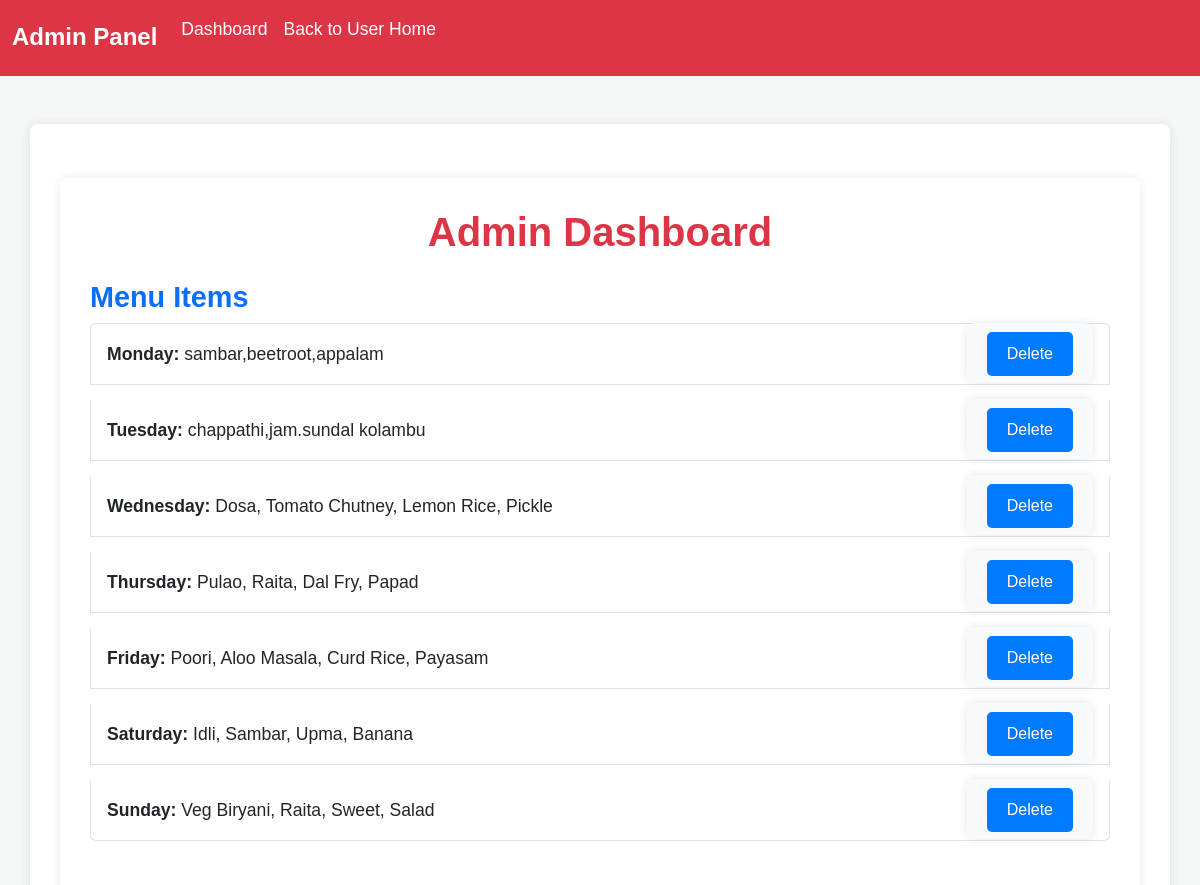
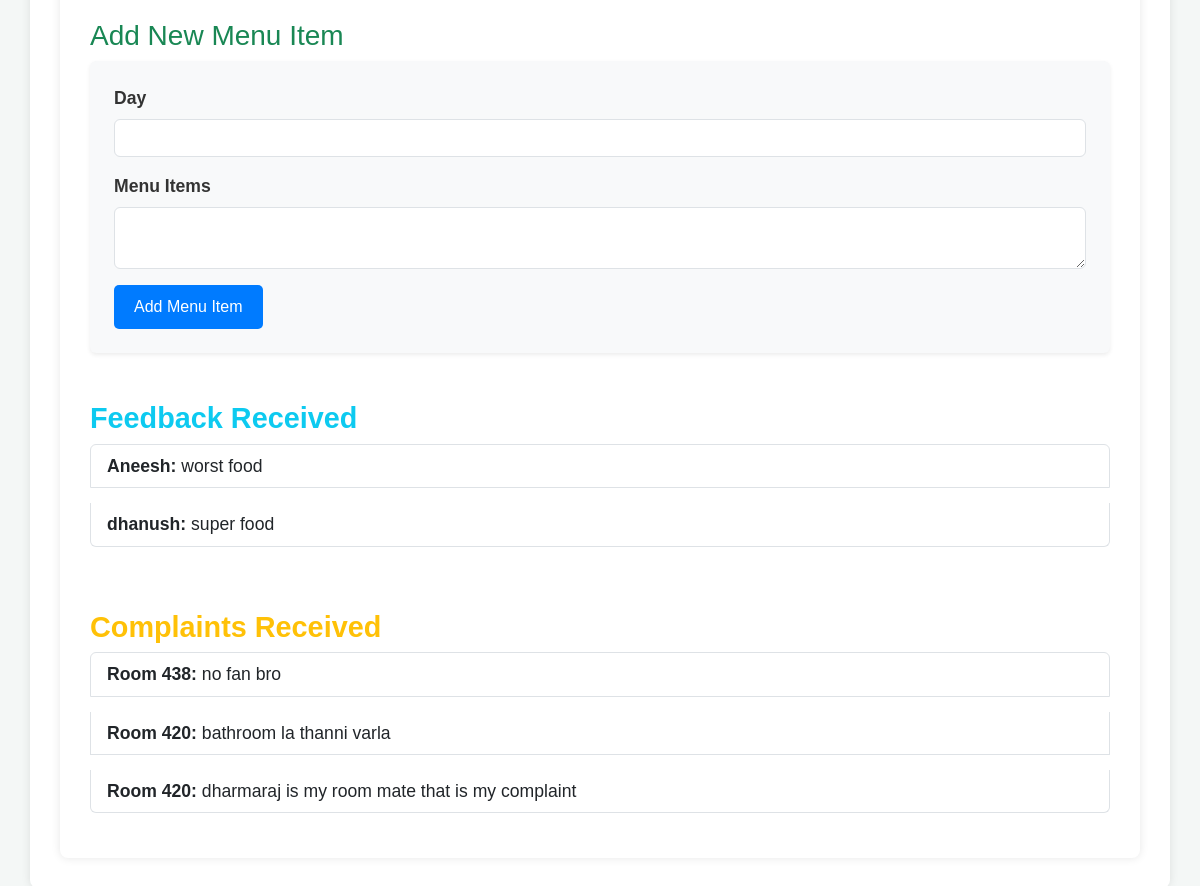
Page /admin/dashboard (signed in) on the committed database (2 pictures, top to bottom).
### app/models.py (models this page shows, shortened)
class Menu(db.Model):
    id = db.Column(db.Integer, primary_key=True)
    day = db.Column(db.String(20), nullable=False)
    items = db.Column(db.Text, nullable=False)

class Feedback(db.Model):
    id = db.Column(db.Integer, primary_key=True)
    name = db.Column(db.String(120), nullable=False)
    message = db.Column(db.String(500), nullable=False)

class Complaint(db.Model):
    id = db.Column(db.Integer, primary_key=True)
    user_id = db.Column(db.Integer, db.ForeignKey('user.id'), nullable=False)
    room = db.Column(db.String(20), nullable=False)
    issue = db.Column(db.Text, nullable=False)
    date_created = db.Column(db.DateTime, default=datetime.utcnow)
    user = db.relationship('User', backref='complaints', lazy=True)

### app/main_routes.py (the view)
@main.route('/admin/dashboard')
@login_required
def admin_dashboard():
    if current_user.role != 'admin':
        return redirect(url_for('main.index'))
    menu_items = Menu.query.all()
    menu_items = sorted(menu_items, key=lambda m: WEEKDAYS.index(m.day))
    feedbacks = Feedback.query.all()
    complaints = Complaint.query.all()
    return render_template(
        'admin_dashboard.html',
        menu_items=menu_items,
        feedbacks=feedbacks,
        complaints=complaints
    )

### app/__init__.py (called while the page is built)
def create_app():
    app = Flask(__name__, static_folder='static')
    app.config['SECRET_KEY'] = 'your-secret-key'
    app.config['SQLALCHEMY_DATABASE_URI'] = 'sqlite:///messmate.db'
    app.config['SQLALCHEMY_TRACK_MODIFICATIONS'] = False
    db.init_app(app)
    bcrypt.init_app(app)
    migrate = Migrate(app, db)
    login_manager = LoginManager()
    login_manager.login_view = 'auth.login'
    login_manager.init_app(app)
    @login_manager.user_loader
    def load_user(user_id):
        return User.query.get(int(user_id))
    from .main_routes import main
    from .auth_routes import auth
    app.register_blueprint(main, url_prefix='/')
    app.register_blueprint(auth, url_prefix='/auth')
    return app

### app/templates/admin_dashboard.html
{% extends 'admin_layout.html' %}
{% block content %}
<div class="container mt-4">
    <h1 class="text-center mb-4 text-danger">Admin Dashboard</h1>
    <div class="mb-5">
        <h2 class="text-primary">Menu Items</h2>
        {% if menu_items %}
            <ul class="list-group">
                {% for item in menu_items %}
                    <li class="list-group-item d-flex justify-content-between align-items-center">
                        <span><strong>{{ item.day }}:</strong> {{ item.items }}</span>
                        <span>
                            <form action="{{ url_for('main.delete_menu', menu_id=item.id) }}" method="POST" class="d-inline">
                                <button type="submit" class="btn btn-sm btn-danger">Delete</button>
                            </form>
                        </span>
                    </li>
                {% endfor %}
            </ul>
        {% else %}
            <p class="text-muted">No menu items found.</p>
        {% endif %}
    </div>
    <div class="mb-5">
        <h3 class="text-success">Add New Menu Item</h3>
        <form action="{{ url_for('main.add_menu') }}" method="POST" class="bg-light p-4 rounded shadow-sm">
            <div class="mb-3">
                <label for="day" class="form-label">Day</label>
                <input type="text" id="day" name="day" class="form-control" required>
            </div>
            <div class="mb-3">
                <label for="items" class="form-label">Menu Items</label>
                <textarea id="items" name="items" class="form-control" required></textarea>
            </div>
            <button type="submit" class="btn btn-success">Add Menu Item</button>
        </form>
    </div>
    <div class="mb-5">
        <h2 class="text-info">Feedback Received</h2>
        {% if feedbacks %}
            <ul class="list-group">
                {% for feedback in feedbacks %}
                    <li class="list-group-item">
                        <strong>{{ feedback.name }}:</strong> {{ feedback.message }}
                    </li>
                {% endfor %}
            </ul>
        {% else %}
            <p class="text-muted">No feedback received yet.</p>
        {% endif %}
    </div>
    <div>
        <h2 class="text-warning">Complaints Received</h2>
        {% if complaints %}
            <ul class="list-group">
                {% for complaint in complaints %}
                    <li class="list-group-item">
                        <strong>Room {{ complaint.room }}:</strong> {{ complaint.issue }}
                    </li>
                {% endfor %}
            </ul>
        {% else %}
            <p class="text-muted">No complaints received yet.</p>
        {% endif %}
    </div>
</div>
{% endblock %}

### app/static/css/admin.css (style rules this page uses)
body { font-family: Arial, sans-serif; background-color: #f4f7f6; color: #333; margin: 0; padding: 0; }
h1 { color: #343a40; font-size: 2.5rem; margin-bottom: 30px; font-weight: 700; }
.container { background-color: #ffffff; padding: 30px; box-shadow: 0 0 10px rgba(0, 0, 0, 0.1); border-radius: 8px; }
h2 { font-size: 1.8rem; margin-top: 20px; color: #343a40; font-weight: 700; }
ul { list-style-type: none; padding-left: 0; }
li { font-size: 1.1rem; margin-bottom: 15px; color: #555; }
form { background-color: #f8f9fa; padding: 20px; border-radius: 8px; box-shadow: 0 0 10px rgba(0, 0, 0, 0.1); }
form label { font-size: 1.1rem; font-weight: 600; margin-bottom: 10px; }
form input, form textarea { width: 100%; padding: 12px; margin-bottom: 15px; border-radius: 5px; border: 1px solid #ced4da; font-size: 1rem; }
form button { background-color: #dc3545; color: white; border: none; padding: 12px 20px; font-size: 1.1rem; border-radius: 5px; cursor: pointer; }
button[type="submit"], button[type="button"] { background-color: #007bff; color: white; padding: 10px 20px; border-radius: 5px; border: none; font-size: 1rem; cursor: pointer; }

### rows in the picture
Menu: day "Monday", items "sambar,beetroot,appalam"
Menu: day "Tuesday", items "chappathi,jam.sundal kolambu"
Menu: day "Wednesday", items "Dosa, Tomato Chutney, Lemon Rice, Pickle"
Menu: day "Thursday", items "Pulao, Raita, Dal Fry, Papad"
Menu: day "Friday", items "Poori, Aloo Masala, Curd Rice, Payasam"
Menu: day "Saturday", items "Idli, Sambar, Upma, Banana"
Menu: day "Sunday", items "Veg Biryani, Raita, Sweet, Salad"
Feedback: name "Aneesh", message "worst food"
Feedback: name "dhanush", message "super food"
Complaint: room "438", issue "no fan bro"
Complaint: room "420", issue "bathroom la thanni varla"
Complaint: room "420", issue "dharmaraj is my room mate that is my complaint"
